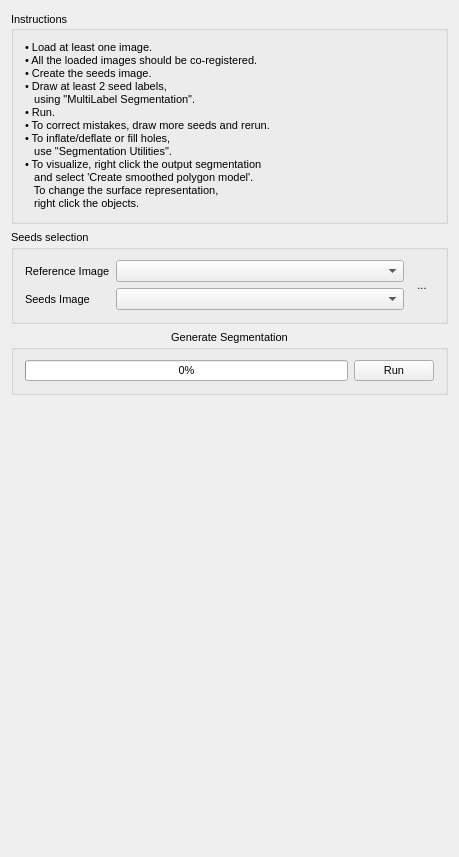
<?xml version="1.0" encoding="UTF-8"?>
<ui version="4.0">
 <class>QmitkCaPTkInteractiveSegmentationControls</class>
 <widget class="QWidget" name="QmitkCaPTkInteractiveSegmentationControls">
  <property name="geometry">
   <rect>
    <x>0</x>
    <y>0</y>
    <width>459</width>
    <height>857</height>
   </rect>
  </property>
  <property name="sizePolicy">
   <sizepolicy hsizetype="Minimum" vsizetype="Minimum">
    <horstretch>0</horstretch>
    <verstretch>0</verstretch>
   </sizepolicy>
  </property>
  <property name="minimumSize">
   <size>
    <width>0</width>
    <height>0</height>
   </size>
  </property>
  <property name="font">
   <font>
    <family>MS Shell Dlg 2</family>
    <pointsize>8</pointsize>
    <weight>50</weight>
    <italic>false</italic>
    <bold>false</bold>
    <underline>false</underline>
    <strikeout>false</strikeout>
   </font>
  </property>
  <property name="windowTitle">
   <string>QmitkCaPTkInteractiveSegmentation</string>
  </property>
  <layout class="QVBoxLayout" name="verticalLayout_5">
   <item>
    <widget class="QGroupBox" name="groupBoxInstructions">
     <property name="sizePolicy">
      <sizepolicy hsizetype="Minimum" vsizetype="Fixed">
       <horstretch>0</horstretch>
       <verstretch>0</verstretch>
      </sizepolicy>
     </property>
     <property name="layoutDirection">
      <enum>Qt::LeftToRight</enum>
     </property>
     <property name="title">
      <string>Instructions</string>
     </property>
     <property name="alignment">
      <set>Qt::AlignLeading|Qt::AlignLeft|Qt::AlignVCenter</set>
     </property>
     <layout class="QVBoxLayout" name="verticalLayout_7">
      <item>
       <widget class="QLabel" name="label">
        <property name="sizePolicy">
         <sizepolicy hsizetype="Preferred" vsizetype="Expanding">
          <horstretch>0</horstretch>
          <verstretch>0</verstretch>
         </sizepolicy>
        </property>
        <property name="text">
         <string>• Load at least one image.
• All the loaded images should be co-registered.
• Create the seeds image.
• Draw at least 2 seed labels,
   using &quot;MultiLabel Segmentation&quot;.
• Run.
• To correct mistakes, draw more seeds and rerun.
• To inflate/deflate or fill holes,
   use &quot;Segmentation Utilities&quot;.
• To visualize, right click the output segmentation
   and select 'Create smoothed polygon model'.
   To change the surface representation,
   right click the objects.</string>
        </property>
        <property name="wordWrap">
         <bool>true</bool>
        </property>
       </widget>
      </item>
     </layout>
    </widget>
   </item>
   <item>
    <widget class="QGroupBox" name="groupBox_DataSelection">
     <property name="sizePolicy">
      <sizepolicy hsizetype="Minimum" vsizetype="Fixed">
       <horstretch>0</horstretch>
       <verstretch>0</verstretch>
      </sizepolicy>
     </property>
     <property name="title">
      <string>Seeds selection</string>
     </property>
     <layout class="QGridLayout" name="gridLayout">
      <item row="0" column="0">
       <widget class="QLabel" name="label_PatientImage">
        <property name="text">
         <string>Reference Image</string>
        </property>
       </widget>
      </item>
      <item row="0" column="1">
       <widget class="QmitkDataStorageComboBox" name="m_cbReferenceNodeSelector">
        <property name="sizePolicy">
         <sizepolicy hsizetype="Expanding" vsizetype="Fixed">
          <horstretch>0</horstretch>
          <verstretch>0</verstretch>
         </sizepolicy>
        </property>
       </widget>
      </item>
      <item row="0" column="2" rowspan="2">
       <widget class="QToolButton" name="m_pbNewSegmentationSession">
        <property name="toolTip">
         <string>Create a new segmentation session</string>
        </property>
        <property name="text">
         <string>...</string>
        </property>
        <property name="icon">
         <iconset resource="../../resources/captkinteractivesegmentation.qrc">
          <normaloff>:/captkinteractivesegmentation/NewSegmentationSession_48x48.png</normaloff>:/captkinteractivesegmentation/NewSegmentationSession_48x48.png</iconset>
        </property>
        <property name="iconSize">
         <size>
          <width>28</width>
          <height>28</height>
         </size>
        </property>
        <property name="shortcut">
         <string>N</string>
        </property>
        <property name="autoRaise">
         <bool>true</bool>
        </property>
       </widget>
      </item>
      <item row="1" column="0">
       <widget class="QLabel" name="label_Segmentation">
        <property name="text">
         <string>Seeds Image</string>
        </property>
       </widget>
      </item>
      <item row="1" column="1">
       <widget class="QmitkDataStorageComboBox" name="m_cbWorkingNodeSelector">
        <property name="sizePolicy">
         <sizepolicy hsizetype="Expanding" vsizetype="Fixed">
          <horstretch>0</horstretch>
          <verstretch>0</verstretch>
         </sizepolicy>
        </property>
       </widget>
      </item>
     </layout>
    </widget>
   </item>
   <item>
    <widget class="QGroupBox" name="groupBox_Run">
     <property name="title">
      <string>Generate Segmentation</string>
     </property>
     <property name="alignment">
      <set>Qt::AlignHCenter|Qt::AlignTop</set>
     </property>
     <property name="flat">
      <bool>true</bool>
     </property>
     <layout class="QHBoxLayout" name="horizontalLayout_3">
      <item>
       <widget class="QProgressBar" name="progressBar">
        <property name="value">
         <number>0</number>
        </property>
        <property name="alignment">
         <set>Qt::AlignCenter</set>
        </property>
       </widget>
      </item>
      <item>
       <widget class="QPushButton" name="pushButtonRun">
        <property name="text">
         <string>Run</string>
        </property>
       </widget>
      </item>
     </layout>
    </widget>
   </item>
   <item>
    <spacer name="verticalSpacer">
     <property name="orientation">
      <enum>Qt::Vertical</enum>
     </property>
     <property name="sizeHint" stdset="0">
      <size>
       <width>20</width>
       <height>40</height>
      </size>
     </property>
    </spacer>
   </item>
  </layout>
  <zorder>groupBox_DataSelection</zorder>
  <zorder>groupBox_Run</zorder>
  <zorder>groupBoxInstructions</zorder>
 </widget>
 <layoutdefault spacing="6" margin="11"/>
 <customwidgets>
  <customwidget>
   <class>QmitkDataStorageComboBox</class>
   <extends>QComboBox</extends>
   <header location="global">QmitkDataStorageComboBox.h</header>
  </customwidget>
 </customwidgets>
 <includes>
  <include location="global">QmitkToolReferenceDataSelectionBox.h</include>
  <include location="global">QmitkToolGUIArea.h</include>
  <include location="global">QmitkToolSelectionBox.h</include>
 </includes>
 <resources>
  <include location="../../resources/captkinteractivesegmentation.qrc"/>
 </resources>
 <connections/>
</ui>
